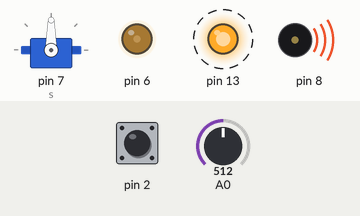
Recording of a sketch running on a simulated Arduino Uno, built with avr-gcc and run on an emulated ATmega328P. Shown: servo, output pins drawn as LEDs (lit = HIGH), buzzer (waves = sounding). Dashed ring = blinking. Inputs (shaded band) come from the test bench; at power-on: pin 2 HIGH, A0 = 512. What the sketch prints to the serial monitor is not drawn.

Above: at 0.05 s.
Timing chart, 0 to 3.0 s (numbered marks = the images above):
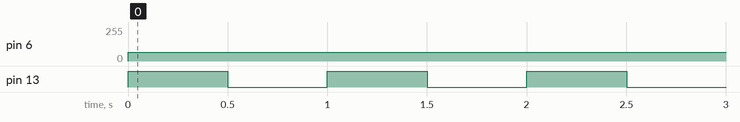

The sketch:

blink.ino
```cpp
// Fixture de test du mode fidèle (src/emu/avr.test.mjs) : sortie, PWM, série, ADC, entrée avec tirage, tone, servo.
#include <Servo.h>
Servo s;
void setup() {
  Serial.begin(9600);
  pinMode(13, OUTPUT);
  pinMode(2, INPUT_PULLUP);
  s.attach(7);
  s.write(90);
  tone(8, 1000);
}
void loop() {
  digitalWrite(13, HIGH);
  analogWrite(6, 64); // Timer0 : la bibliothèque Servo occupe Timer1 (PWM des broches 9 et 10 désactivée, comme sur la vraie carte)
  Serial.print("A0=");
  Serial.println(analogRead(A0));
  Serial.print("D2=");
  Serial.println(digitalRead(2));
  delay(500);
  digitalWrite(13, LOW);
  delay(500);
}
```

Measured:
- by itself, pin 6: 0/255 → 64/255 at 0.00 s
- by itself, pin 13: alternates HIGH for 0.50 s and LOW for 0.50 s
